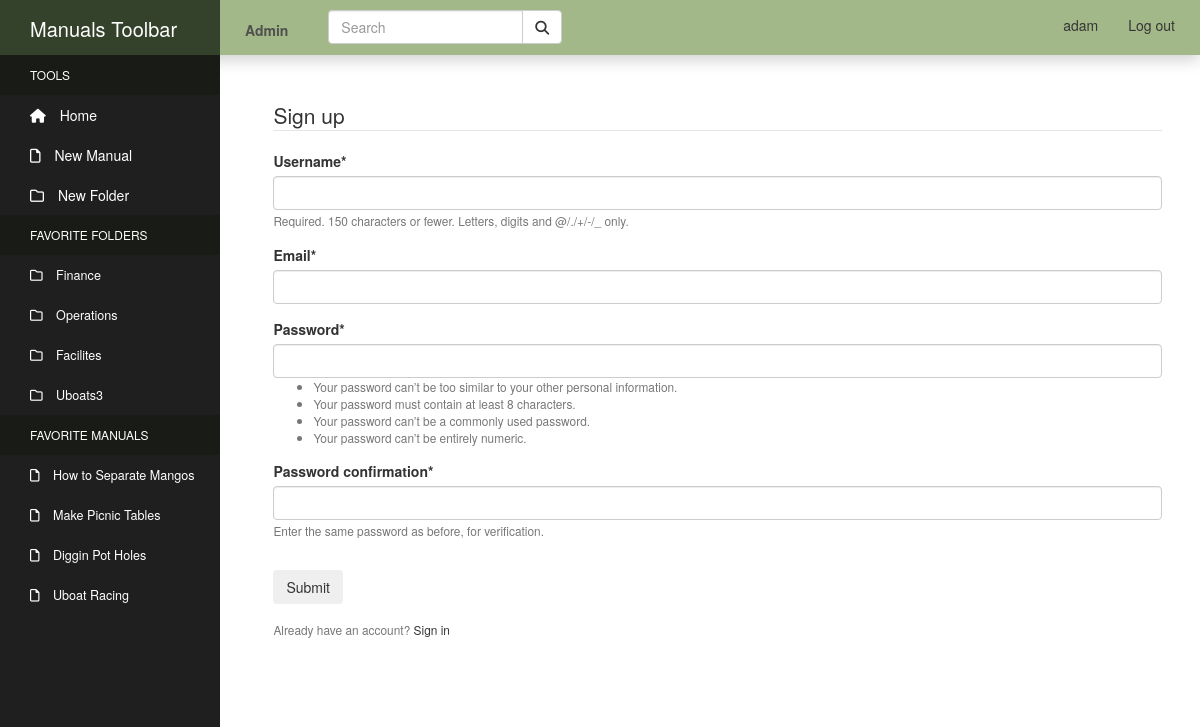
The page /register/ (signed in) on the database its author committed.
### manuals/models.py (models this page shows, shortened)
class Directory(MPTTModel):
    name = models.CharField(max_length=50, unique=True)
    created_by = models.ForeignKey(User, null=True, on_delete=models.SET_NULL)
    parent = TreeForeignKey(
    'self',
    null=True,
    blank=True,
    related_name='children',
    on_delete=models.CASCADE
    )
    class MPTTMeta:
        order_insertion_by: ['name']
    class Meta:
        verbose_name = 'Directory'
        verbose_name_plural = 'Directories'

class Manual(models.Model):
    title = models.CharField(max_length=100)
    author = models.ForeignKey(User, related_name='author', null=True, on_delete=models.SET_NULL)
    content = models.TextField()
    tags = models.CharField(max_length=150, blank=True, null=True)
    pub_date = models.DateTimeField('Date Published', auto_now_add=True)
    admin = models.ManyToManyField(User, related_name='admin_of')
    department = models.ForeignKey(Department, related_name='manual_set', null=True, on_delete=models.SET_NULL)
    last_update = models.DateTimeField('Last Update', null=True, auto_now=True)
    last_update_by = models.ForeignKey(User, related_name='updated_by', null=True, on_delete=models.SET_NULL)
    next_update = models.DateTimeField('Next Update Due', null=True)
    update_assigned_to = models.ForeignKey(User, related_name='assigned_to', blank=True, null=True, on_delete=models.SET_NULL)
    is_archived = models.BooleanField('Archived', default=False)
    folder = TreeForeignKey(
    'Directory',
    default=1,
    related_name='manuals',
    on_delete=models.CASCADE
    )

### users/views.py (the view)
# urls.py: path('register/', user_views.register, name="register"),
def register(request):
    if request.method == 'POST':
        form = UserRegisterForm(request.POST)
        if form.is_valid():
            form.save()
            username = form.cleaned_data.get('username')
            messages.success(request, f'Account created for {username}!')
            return redirect('login')
    else:
        form = UserRegisterForm()
    return render(request, 'users/register.html', {'form': form})

### users/forms.py
class UserRegisterForm(UserCreationForm):
    email = forms.EmailField()
    class Meta:
        model = User
        fields = [
            'username',
            'email',
            'password1',
            'password2',
        ]

### manuals_site/my_processors/my_context.py (called while the page is built)
def custom_message_processor(request):
    messages = []
    uniq_messages = []
    for m in get_messages(request):
        if m.message not in messages:
            messages.append(m.message)
            uniq_messages.append(m)
    return {'messages': uniq_messages}

### users/templates/users/register.html (shortened to what this page needs)
{% extends "manuals/header.html" %}
{% load crispy_forms_tags %}
{% block content %}
    <div class="content-section">
        <form method="POST">
            <fieldset class="form-group">
                <legend class="border-bottom mb-4">Sign up</legend>
                {{ form|crispy }}
            </fieldset>
            <div class="form-group">
                <button class="btn btn-outline-info" type="submit">Submit</button>
            </div>
        </form>
        <div class="border-top pt-3">
            <small class="text-muted">Already have an account? <a class="ml-2" href="{% url 'login' %}">Sign in</a></small>
        </div>
    </div>
{% endblock %}

### manuals/templates/manuals/header.html (shortened to what this page needs)
<!DOCTYPE html>
<html lang="en">
<head>
    {% load static %}
    <link rel="stylesheet" type="text/css" href="{% static 'manuals/css/bootstrap.css' %}">
    <link rel="stylesheet" type="text/css" href="{% static 'manuals/css/styles.css' %}">
    <link rel="stylesheet" href="https://cdnjs.cloudflare.com/ajax/libs/font-awesome/4.7.0/css/font-awesome.min.css">
</head>
<body>
  <nav class="navbar navbar-default navbar-fixed-top">
    <div class="container-fluid nav-container">
      <div class="navbar-header">
        <a class="navbar-brand" href="#">Market Manuals</a>
      </div>
      <ul class="nav navbar-nav nav-pills">
        {% if user.is_authenticated and user.is_staff %}
          <li><a href="{% url 'manage' %}"><strong>Admin</strong></a></li>
        {% endif %}
      </ul>
      <ul class="nav nav-pills navbar-right">
        {% if user.is_authenticated %}
          <li><a href="{% url 'logout' %}">Log out</a></li>
          <li><a href="{% url 'profile' %}">{{ user.username }}</a></li>
        {% else %}
          <li><a href="{% url 'login' %}">Log in</a></li>
          <li><a href="{% url 'register' %}">Sign Up</a></li>
        {% endif %}
      </ul>
      <form class="navbar-form navbar-left" action="/action_page.php">
        <div class="input-group">
          <input type="text" class="form-control" placeholder="Search">
          <div class="input-group-btn">
            <button class="btn btn-default" type="submit">
              <i class="fas fa-search"></i>
            </button>
          </div>
        </div>
      </form>
    </div>
  </nav>
    <div class="sidebar-container">
            <div class="sidebar-logo">
              Manuals Toolbar
            </div>
            <ul class="sidebar-navigation">
              <li class="header">Tools</li>
              <li>
                <a href="{% url 'index' %}">
                  <i class="fa fa-home" aria-hidden="true"></i> Home
                </a>
              </li>
              <li>
                <a id="new-manual" href="{% url 'manual-create' %}">
                  <i class="far fa-file" aria-hidden="true"></i> New Manual
                </a>
              </li>
              <li>
                <a id="new-dir" href="#">
                  <i class="far fa-folder" aria-hidden="true"></i> New Folder
                </a>
              </li>
              <li class="header">Favorite Folders</li>
              {% for dir_fav in user.profile.directory_favorites.all %}
                <li>
                  <a class="folder favorites favorites-folder" id="pk-{{ dir_fav.id }}" href="#">
                    <i class="far fa-folder" aria-hidden="true"></i> {{ dir_fav.name }}
                  </a>
                </li>
              {% endfor %}
              <li class="header">Favorite Manuals</li>
              {% for man_fav in user.profile.manual_favorites.all %}
                <li>
                  <a class="favorites favorites-manual" href="{% url 'manual-detail' man_fav.id %}">
                    <i class="far fa-file" aria-hidden="true"></i> {{ man_fav.title }}
                  </a>
                </li>
              {% endfor %}
            </ul>
          </div>
          <div class="content-container">
            <div class="container-fluid main-container">
              {% block content %}
              {% endblock %}
            </div>
          </div>
</body>
</html>

### manuals/static/manuals/css/styles.css (style rules this page uses)
.container-fluid.main-container { margin-top: 25px; }
.sidebar-container { position: fixed; width: 220px; height: 100%; left: 0; overflow-x: hidden; overflow-y: auto; background: #1f1f1f; color: #fff; z-index: 2; top: 0; }
.sidebar-logo { position: sticky; padding: 15px 15px 5px 30px; font-size: 20px; height: 55px; background-color: rgb(52, 66, 44); z-index: 3; top: 0; }
.sidebar-navigation { padding: 0; margin: 0; list-style-type: none; position: relative; }
.sidebar-navigation li { background-color: transparent; position: relative; display: inline-block; width: 100%; line-height: 20px; }
.sidebar-navigation li a { padding: 10px 15px 10px 30px; display: block; color: #fff; }
.sidebar-navigation li .fa { margin-right: 10px; }
.sidebar-navigation li .far { margin-right: 10px; }
.sidebar-navigation .header { font-size: 12px; text-transform: uppercase; background-color: #191b17; padding: 10px 15px 10px 30px; }
.sidebar-navigation .header::before { background-color: transparent; }
.favorites { font-size: 90%; }
.content-container { padding-left: 235px; margin-top: 30px; padding-top: 45px; }
.container-fluid.nav-container { padding-left: 0px; }
.navbar { max-height: 55px; min-height: 55px; }
.navbar-default { border: none; border-radius: 0px; background-color: rgb(163, 184, 136); z-index: 2; box-shadow: 0px 4px 16px 0px rgba(0,0,0,0.2); }
.navbar-header { background-color: rgb(52, 66, 44); width: 220px; margin: 0px; }
.navbar-brand { color: #fff; }
.nav-pills { padding-left: 10px; padding-right: 10px; padding-top: 5px; }
.navbar-default .navbar-nav > li > a { color: rgba(78, 78, 78, 0.986); }
.input-group { top: 2px; }
.content-section { width: 95%; margin: auto; margin-bottom: 60px; }

### rows shown on the page
Directory: name "Finance"
Directory: name "Operations"
Directory: name "Facilites"
Directory: name "Uboats3"
Manual: title "How to Separate Mangos"
Manual: title "Make Picnic Tables"
Manual: title "Diggin Pot Holes"
Manual: title "Uboat Racing"

### other values the page prints
{{ user.username }} "adam"
